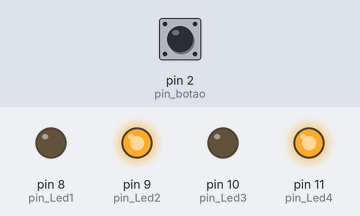
The sketch below on a simulated Arduino Uno, built with avr-gcc and run on an emulated ATmega328P. Parts: output pins drawn as LEDs (lit = HIGH). The test bench sets the inputs (shaded band); at power-on: pin 2 (pin_botao) LOW.

Above: at 1.2 s.
1.3 s: pin 2 (pin_botao) pulled HIGH for 0.15 s
At 1.37 s:
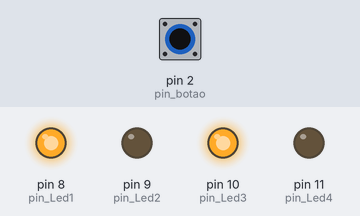
2.9 s: pin 2 (pin_botao) pulled HIGH for 3.2 s
At 6.4 s:
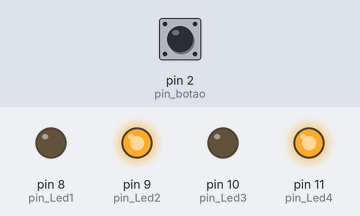
Timing chart, 0 to 7.9 s (numbered marks = the images above; inputs shaded):
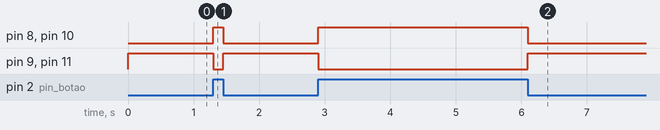

The sketch:

Atividade3_Semana13_.ino
```cpp
#define pin_Led1 8
#define pin_Led2 9
#define pin_Led3 10
#define pin_Led4 11
#define pin_botao 2

void setup() {
 pinMode(pin_Led1, OUTPUT);
 pinMode(pin_Led2, OUTPUT);
 pinMode(pin_Led3, OUTPUT);
 pinMode(pin_Led4, OUTPUT);
 pinMode(pin_botao, INPUT);

}

void loop() {
 bool estado = digitalRead(pin_botao);
 if (estado == 1) {
    digitalWrite(pin_Led1, HIGH);
    digitalWrite(pin_Led3, HIGH);
    digitalWrite(pin_Led2, LOW);
    digitalWrite(pin_Led4, LOW);

 } else {
  digitalWrite(pin_Led2, HIGH);
  digitalWrite(pin_Led4, HIGH);
  digitalWrite(pin_Led1, LOW);
  digitalWrite(pin_Led3, LOW);
  }
}
```

Measured:
- after the input at 1.3 s, pin 8 (pin_Led1), pin 10 (pin_Led3): LOW → HIGH at once, → LOW 0.15 s later; pin 9 (pin_Led2), pin 11 (pin_Led4): HIGH → LOW at once, → HIGH 0.15 s later
- after the input at 2.9 s, pin 8 (pin_Led1), pin 10 (pin_Led3): LOW → HIGH at once, → LOW 3.2 s later; pin 9 (pin_Led2), pin 11 (pin_Led4): HIGH → LOW at once, → HIGH 3.2 s later
